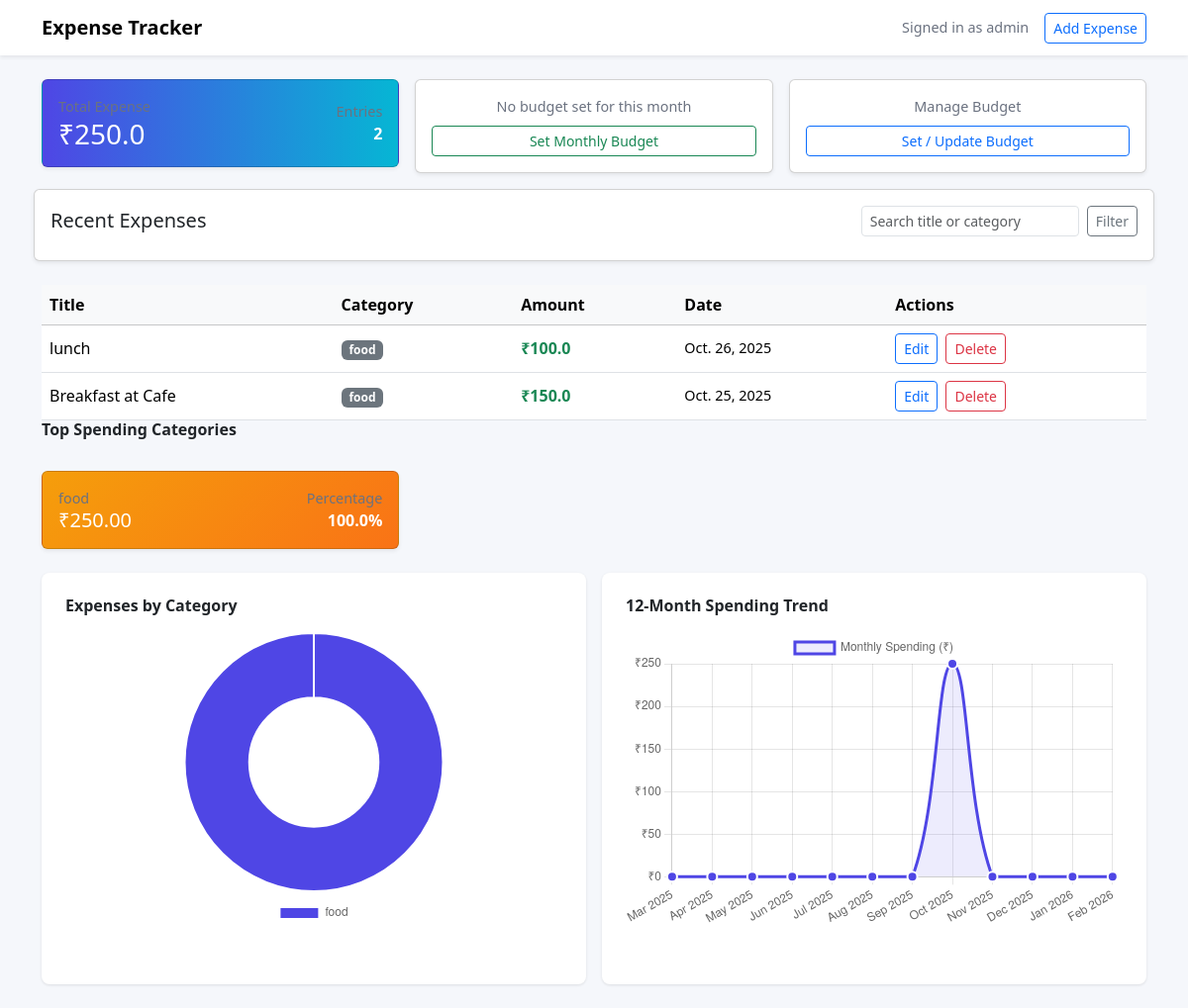
Page / (signed in) on the earlier database version.
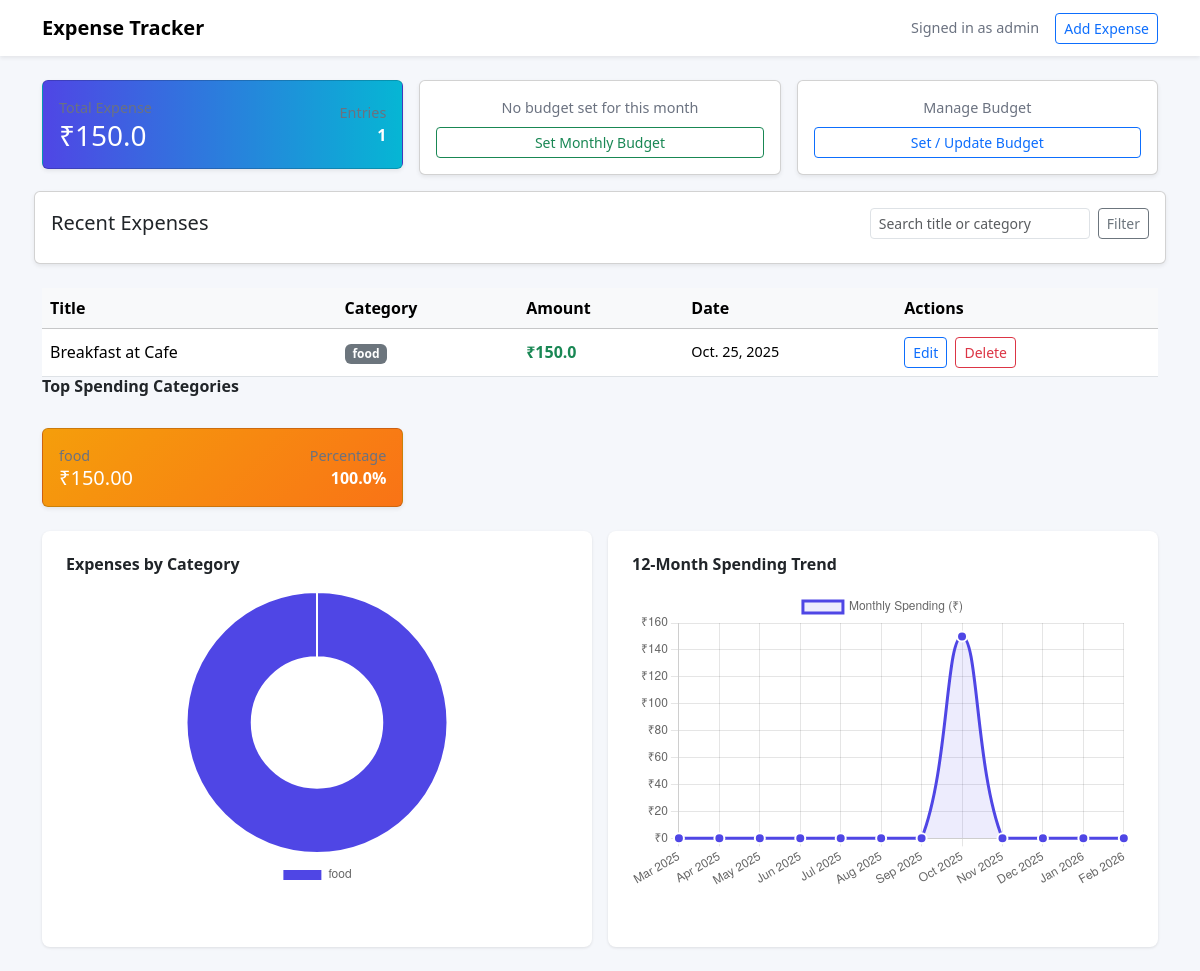
Same page on the later database version.
### tracker/models.py (models this page shows, shortened)
class Expense(models.Model):
    user = models.ForeignKey(User, on_delete=models.CASCADE)
    category = models.ForeignKey(Category, on_delete=models.CASCADE)
    title = models.CharField(max_length=100)
    amount = models.FloatField()
    date = models.DateField()

class Category(models.Model):
    name = models.CharField(max_length=100)

### tracker/views.py (the view)
# urls.py: path('', views.dashboard, name='dashboard'),
@login_required
def dashboard(request):
    expenses = Expense.objects.filter(user=request.user).order_by('-date')
    total_expense = expenses.aggregate(Sum('amount'))['amount__sum'] or 0
    now = datetime.now()
    budget = Budget.objects.filter(
        user=request.user,
        month=now.month,
        year=now.year
    ).first()
    remaining = None
    if budget:
        remaining = budget.amount - total_expense
    categories = Category.objects.all()
    category_data = expenses.values('category__name').annotate(
        total=Sum('amount')
    ).order_by('-total')
    category_labels = [item['category__name'] for item in category_data]
    category_amounts = [float(item['total']) for item in category_data]
    monthly_data = {}
    for i in range(11, -1, -1):
        month_offset = i
        month = now.month - month_offset
        year = now.year
        while month <= 0:
            month += 12
            year -= 1
        month_key = datetime(year, month, 1).strftime('%b %Y')
        monthly_expenses = expenses.filter(
            date__year=year,
            date__month=month
        ).aggregate(Sum('amount'))['amount__sum'] or 0
        monthly_data[month_key] = float(monthly_expenses)
    monthly_labels = list(monthly_data.keys())
    monthly_amounts = list(monthly_data.values())
    top_categories = []
    for category_item in category_data[:3]:
        percentage = (category_item['total'] / total_expense * 100) if total_expense > 0 else 0
        top_categories.append({
            'name': category_item['category__name'],
            'amount': category_item['total'],
            'percentage': round(percentage, 1)
        })
    return render(request, 'tracker/dashboard.html', {
        'expenses': expenses,
        'total_expense': total_expense,
        'categories': categories,
        'budget': budget,
        'remaining': remaining,
        'category_labels': json.dumps(category_labels),
        'category_amounts': json.dumps(category_amounts),
        'monthly_labels': json.dumps(monthly_labels),
        'monthly_amounts': json.dumps(monthly_amounts),
        'top_categories': top_categories,
    })

### tracker/templates/tracker/dashboard.html (shortened to what the changed rows need)
<!DOCTYPE html>
<html lang="en">
  <head>
    <link href="https://cdn.jsdelivr.net/npm/bootstrap@5.3.2/dist/css/bootstrap.min.css" rel="stylesheet">
  </head>
  <body>
    <div class="container">
      <div class="row g-3 mb-4">
        <div class="col-md-4">
          <div class="card card-total shadow-sm p-3">
            <div class="d-flex justify-content-between align-items-center">
              <div>
                <div class="small-muted">Total Expense</div>
                <div class="h3 mb-0">₹{{ total_expense }}</div>
              </div>
              <div class="text-end">
                <div class="small-muted">Entries</div>
                <div class="fw-semibold">{{ expenses|length }}</div>
              </div>
            </div>
          </div>
        </div>
      </div>
      <div class="table-wrap">
          <table class="table table-hover align-middle mb-0">
            <thead class="table-light">
              <tr>
                <th>Title</th>
                <th>Category</th>
                <th>Amount</th>
                <th>Date</th>
                <th>Actions</th>
              </tr>
            </thead>
            <tbody>
              {% for e in expenses %}
                <tr>
                  <td>{{ e.title }}</td>
                  <td><span class="badge bg-secondary">{{ e.category.name }}</span></td>
                  <td class="text-success fw-semibold">₹{{ e.amount }}</td>
                  <td class="small-muted">{{ e.date }}</td>
                  <td>
                    <a class="btn btn-sm btn-outline-primary me-1"
                       href="{% url 'edit_expense' e.id %}">Edit</a>
                    <a class="btn btn-sm btn-outline-danger"
                       href="{% url 'delete_expense' e.id %}"
                       onclick="return confirm('Are you sure you want to delete this expense?');">
                       Delete
                    </a>
                  </td>
                </tr>
              {% empty %}
                <tr>
                  <td colspan="5" class="text-center small-muted">
                    No expenses yet. Add your first expense.
                  </td>
                </tr>
              {% endfor %}
            </tbody>
          </table>
        </div>
      {% if top_categories %}
        <div class="row g-3 mb-4">
          {% for category in top_categories %}
            <div class="col-md-4">
              <div class="card card-category shadow-sm p-3">
                <div class="d-flex justify-content-between align-items-center">
                  <div>
                    <div class="small-muted">{{ category.name }}</div>
                    <div class="h5 mb-0">₹{{ category.amount|floatformat:2 }}</div>
                  </div>
                  <div class="text-end">
                    <div class="small-muted">Percentage</div>
                    <div class="fw-semibold">{{ category.percentage }}%</div>
                  </div>
                </div>
              </div>
            </div>
          {% endfor %}
        </div>
      {% endif %}
      <div class="row g-3 mb-4">
        <div class="col-lg-6">
          <div class="chart-wrapper">
            {% if monthly_amounts|length > 0 %}
              <div class="chart-container">
                <canvas id="monthlyChart"></canvas>
              </div>
            {% else %}
              <div class="text-center text-muted py-5">
                <p>No spending data available.</p>
              </div>
            {% endif %}
          </div>
        </div>
      </div>
    </div>
    <script>
      /* eslint-disable */
      // Category Pie Chart
      {% if category_amounts|length > 0 %}
        const categoryCtx = document.getElementById('categoryChart').getContext('2d');
        const categoryChart = new Chart(categoryCtx, {
          type: 'doughnut',
          data: {
            labels: {{ category_labels|safe }},
            datasets: [{
              data: {{ category_amounts|safe }},
              backgroundColor: [
                '#4f46e5', '#06b6d4', '#f59e0b', '#ef4444', '#8b5cf6',
                '#ec4899', '#14b8a6', '#f97316', '#6366f1', '#10b981'
              ],
              borderWidth: 2,
              borderColor: '#fff'
            }]
          },
          options: {
            responsive: true,
            maintainAspectRatio: false,
            plugins: {
              legend: {
                position: 'bottom',
                labels: { padding: 15, font: { size: 12 } }
              }
            }
          }
        });
      {% endif %}
      // Monthly Trend Line Chart
      {% if monthly_amounts|length > 0 %}
        const monthlyCtx = document.getElementById('monthlyChart').getContext('2d');
        const monthlyChart = new Chart(monthlyCtx, {
          type: 'line',
          data: {
            labels: {{ monthly_labels|safe }},
            datasets: [{
              label: 'Monthly Spending (₹)',
              data: {{ monthly_amounts|safe }},
              borderColor: '#4f46e5',
              backgroundColor: 'rgba(79, 70, 229, 0.1)',
              borderWidth: 3,
              fill: true,
              tension: 0.4,
              pointRadius: 5,
              pointBackgroundColor: '#4f46e5',
              pointBorderColor: '#fff',
              pointBorderWidth: 2
            }]
          },
          options: {
            responsive: true,
            maintainAspectRatio: false,
            plugins: {
              legend: {
                display: true,
                labels: { font: { size: 12 } }
              }
            },
            scales: {
              y: {
                beginAtZero: true,
                ticks: { callback: function(value) { return '₹' + value; } }
              }
            }
          }
        });
      {% endif %}
      /* eslint-enable */
    </script>
  </body>
</html>

Differences in the rows shown:
removed Expense: title "lunch", category.name "food", amount "100.0", date "Oct. 26, 2025"
computed for Category "food": amount "250.00" → "150.00"
Other differences:
{{ total_expense }}: "250.0" → "150.0"
{{ expenses|length }}: "2" → "1"
chart data {{ monthly_amounts|safe }}: [0.0, 0.0, 0.0, 0.0, 0.0, 0.0, 0.0, 250.0, 0.0, 0.0, 0.0, 0.0] → [0.0, 0.0, 0.0, 0.0, 0.0, 0.0, 0.0, 150.0, 0.0, 0.0, 0.0, 0.0]
